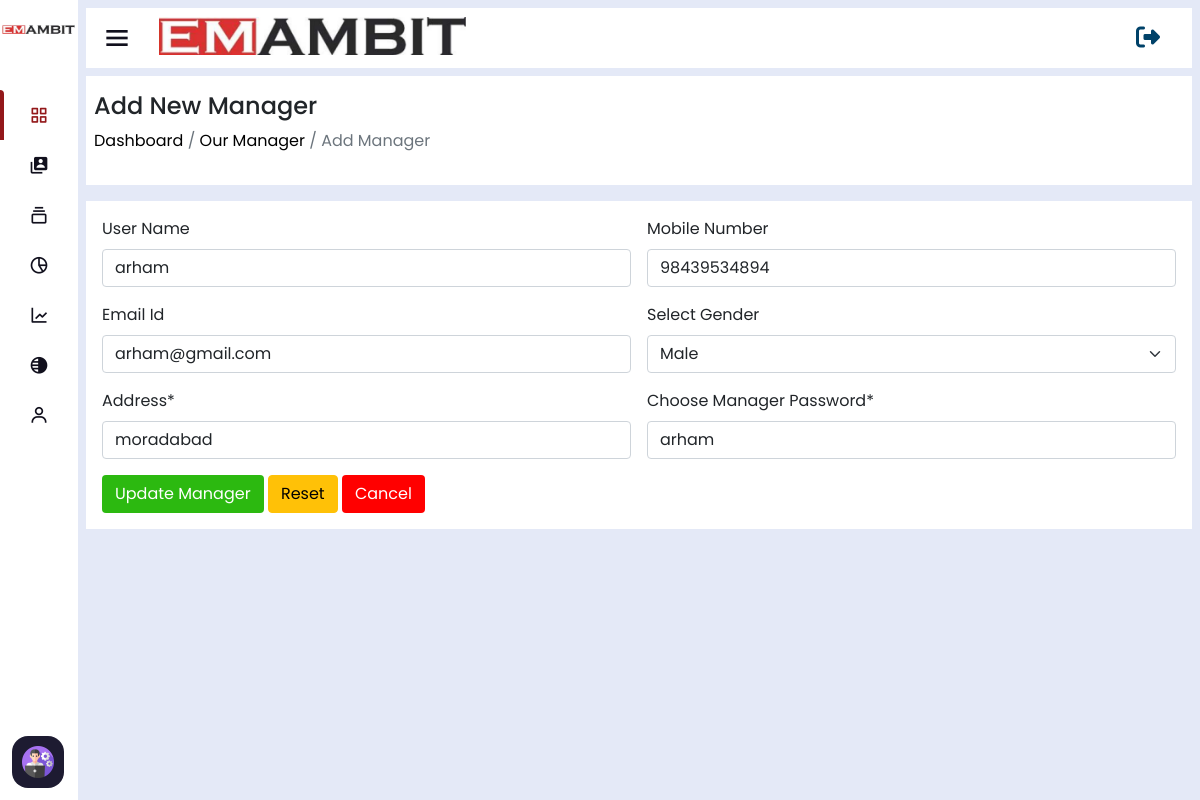
The app's page /update-manager/32/ (signed in) with its own data.
### home/models.py (models this page shows, shortened)
class CustomUser(AbstractUser):
    username = None
    email = models.EmailField(unique=True)
    user_phone = models.CharField(max_length=50,unique=True)
    user_address=models.CharField(max_length=50)
    user_gender=models.CharField(max_length=50)
    user_status=models.CharField(max_length=100,null=True,blank=True,default='Engineer')
    total_cost=models.IntegerField(default=0,null=True,blank=True)
    visible_password=models.CharField(max_length=254,null=True,blank=True)
    attendance_status=models.CharField(max_length=250,null=True,blank=True,default="A")
    USERNAME_FIELD = 'email'
    REQUIRED_FIELDS = []
    objects = CustomUserManager()

### home/views.py (the view, shortened to what this page needs)
# urls.py: path('update-manager/<id>/',updateManager_view),
@login_required(login_url='/login')
def updateManager_view(request,id):
    manager_to_update=CustomUser.objects.get(id=id)
    return render(request,'update-manager.html',{'manager_to_update':manager_to_update})

### home/templates/update-manager.html (shortened to what this page needs)
<!DOCTYPE html>
<html lang="en" dir="ltr">
<head>
  {% include 'header-links.html' %}
</head>
<body>
  {% include 'header.html' %}
  {% if user.is_authenticated and user.is_superuser %}
  <section class="nav-section">
    {% include 'subtitle.html' %}
    <div class="breadcum">
        <h2>Add New Manager</h2>
        <p> <a href="/">  Dashboard</a> / <a href="/our-managers">  Our Manager</a> / Add Manager</p>
    </div>
    <div class="create-project-form p-3">
        <form class="row g-3" method="post">
            <div class="col-md-6">
                <label for="manager-name" class="form-label">User Name</label>
                <input type="text" name="manager_name" value="{{manager_to_update.first_name}}" class="form-control" id="engineer-name" placeholder="Manager. Full Name" required>
            </div>
            <div class="col-md-6">
                <label for="mobile-number" class="form-label">Mobile Number</label>
                <input type="number" name="manager_phone" value="{{manager_to_update.user_phone}}" class="form-control" id="mobile-number" placeholder="Mr. Phone Number*" required>
            </div>
            <div class="col-md-6">
                <label for="inputEmail4" class="form-label">Email Id</label>
                <input type="email" name="manager_email" value="{{manager_to_update.email}}" class="form-control" id="inputEmail4" placeholder="Email Id" required>
            </div>
            <div class="col-md-6">
                <label for="selectGender" class="form-label">Select  Gender</label>
                <select id="inputState" name="manager_gender" class="form-select" required>
                  <option>Male</option>
                </select>
            </div>
            <div class="col-md-6">
              <label for="inputAddress" class="form-label">Address*</label>
              <input type="text" name="manager_address" value="{{manager_to_update.user_address}}" class="form-control" id="inputAddress" placeholder="Enter Manager Address" required>
            </div>
            <div class="col-md-6">
              <label for="inputAddress" class="form-label">Choose Manager Password*</label>
              <input type="text" name="manager_password" class="form-control" value="{{manager_to_update.visible_password}}" id="inputAddress" placeholder="Enter Password" required>
            </div>
            <div class="col-12">
                <button type="submit" class="btn">Update Manager</button>
                <a href="/update-manager/{{manager_to_update.id}}" class="btn btn-warning">Reset</a>
                <a href="/our-managers"><button type="button" class="btn">Cancel</button></a>
            </div>
        </form>
    </div>
  </section>
  {% else %}
    <script>
        window.location.href='/page-note-found'
    </script>
    {% endif %}
</body>
</html>

### home/static/assets/css/sidebar.css (style rules this page uses)
* { margin: 0; padding: 0; box-sizing: border-box; font-family: 'Poppins', sans-serif; }
.nav-section { position: relative; background: #E4E9F7; min-height: 100vh; left: 260px; width: calc(100% - 260px); transition: all 0.5s ease; }
.sidebar.close~.nav-section { left: 78px; width: calc(100% - 78px); }

### home/static/assets/css/style.css (style rules this page uses)
* { margin: 0; padding: 0; box-sizing: border-box; font-family: "Poppins" , sans-serif; text-decoration: none; }
a { text-decoration: none !important; }
:root { --main-bg : #E4E9F7; --light-white: #f0f0f0; --light-white-p: #6c757d; --color-anchor: #0d6efd; --color-blue: #4d8aff; --color-dark-blue: #004269; --color-blu : #4387c0; --color-blue-light : #00AAA9; --color-orange : orange; --color-green : rgb(44, 185, 16); }
.breadcum { background: white; padding: 1rem 0.5rem; margin-bottom: 1rem; }
.breadcum h2 { font-size: 1.5rem; }
.breadcum p { color: var(--light-white-p); }
.breadcum a { color: black; }
.create-project-form { background: white; }
.create-project-form button[type="submit"] { background: var(--color-green); color: white; }
.create-project-form button[type="button"] { background: red; color: white; }
.nav-section { padding: 0.5rem !important; }

### records on screen
CustomUser: manager_name "arham", manager_phone "98439534894", manager_email "arham@gmail.com", manager_address "moradabad", manager_password "arham"
